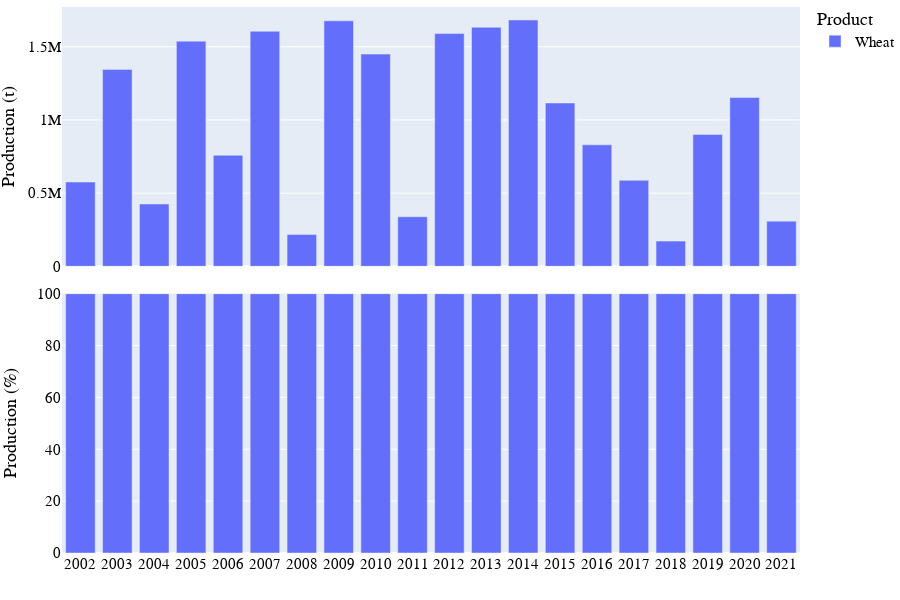
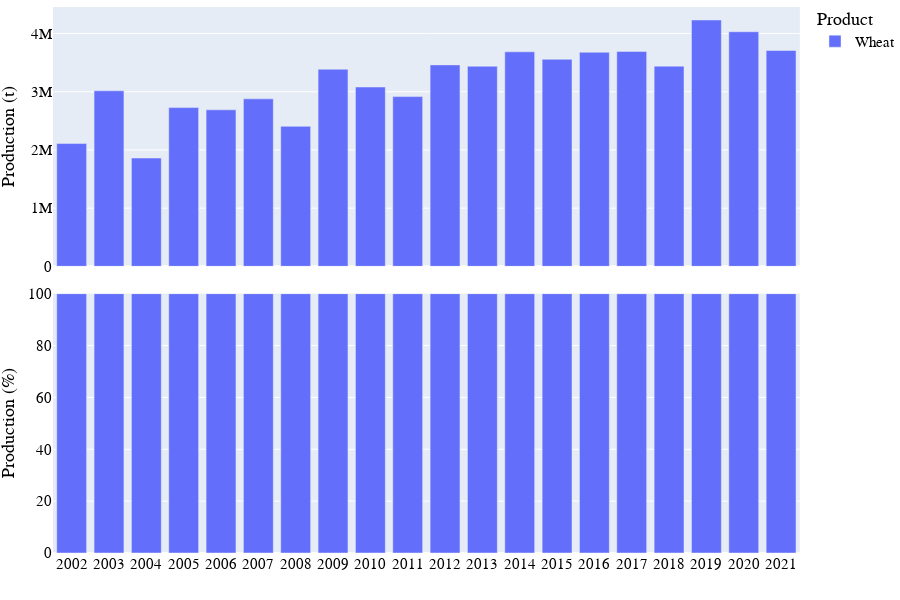

Notebook source saved alongside these figures, in order:
### Markdown cell above
## Visualization of production data

### Code cell
# Bar chart of national grain production
country_iso, country_name = 'AF', 'Afghanistan'
df = pd.read_hdf('../data/crop/adm_crop_production_%s.hdf' % country_iso)
df = df[df['gscd_code']=='calibrated']; df['year'] = df['harvest_year']
year = [df['year'].min(), df['year'].max()]
product_order = ['Wheat']
for season_name in ['Spring','Winter']:
    footnote = 'National grain production in %s - %s' % (country_name, season_name)
    fn_save = '../figures/%s_bar_natgrainprod_%s.png' % (country_iso, season_name)
    sub = df[df['season_name'] == season_name]
    fig = PlotBarProduction(sub, year, product_order, footnote, fn_save)
    fig.show()

### Figure 1 — Plotly figure (JSON) as saved in the notebook; plotly's stock layout.template omitted (floating-point values rounded to 4 significant figures)
{"data": [{"alignmentgroup": "True", "hovertemplate": "product=Wheat<br>season_name=Spring<br>type=orig_unit<br>year=%{x}<br>value=%{y}<extra></extra>", "legendgroup": "Wheat", "marker": {"color": "#636efa", "pattern": {"shape": ""}}, "name": "Wheat", "offsetgroup": "Wheat", "orientation": "v", "showlegend": true, "textposition": "auto", "type": "bar", "x": [2002, 2003, 2004, 2005, 2006, 2007, 2008, 2009, 2010, 2011, 2012, 2013, 2014, 2015, 2016, 2017, 2018, 2019, 2020, 2021], "xaxis": "x2", "y": [576000, 1345500, 426000, 1538000, 759000, 1606000, 217000, 1677000, 1450000, 339000, 1590000, 1633000, 1683000, 1115810, 830310, 587600.0, 172449, 901439, 1153000.0, 308700], "yaxis": "y2"}, {"alignmentgroup": "True", "hovertemplate": "product=Wheat<br>season_name=Spring<br>type=percent<br>year=%{x}<br>value=%{y}<extra></extra>", "legendgroup": "Wheat", "marker": {"color": "#636efa", "pattern": {"shape": ""}}, "name": "Wheat", "offsetgroup": "Wheat", "orientation": "v", "showlegend": false, "textposition": "auto", "type": "bar", "x": [2002, 2003, 2004, 2005, 2006, 2007, 2008, 2009, 2010, 2011, 2012, 2013, 2014, 2015, 2016, 2017, 2018, 2019, 2020, 2021], "xaxis": "x", "y": [100, 100, 100, 100, 100, 100, 100, 100, 100, 100, 100, 100, 100, 100, 100, 100, 100, 100, 100, 100], "yaxis": "y"}], "layout": {"annotations": [{"showarrow": false, "text": "", "textangle": 90, "x": 0.98, "xanchor": "left", "xref": "paper", "y": 0.2375, "yanchor": "middle", "yref": "paper"}, {"showarrow": false, "text": "", "textangle": 90, "x": 0.98, "xanchor": "left", "xref": "paper", "y": 0.7625, "yanchor": "middle", "yref": "paper"}, {"align": "left", "font": {"color": "dimgrey", "family": "arial", "size": 15}, "showarrow": false, "text": "National grain production in Afghanistan - Spring", "x": 0, "xref": "paper", "y": -0.13, "yref": "paper"}], "barmode": "relative", "font": {"color": "black", "family": "arial", "size": 15}, "height": 600, "legend": {"title": {"text": "Product"}, "tracegroupgap": 0, "x": 1, "y": 1.01}, "margin": {"b": 0, "l": 0, "r": 0, "t": 0}, "width": 900, "xaxis": {"anchor": "y", "domain": [0, 0.98], "dtick": 1, "range": [2002.0, 2022.0], "title": {"text": ""}}, "xaxis2": {"anchor": "y2", "domain": [0, 0.98], "matches": "x", "showticklabels": false}, "yaxis": {"anchor": "x", "domain": [0, 0.475], "range": [0, 100], "title": {"text": "Production (%)"}}, "yaxis2": {"anchor": "x2", "domain": [0.525, 1], "title": {"text": "Production (t)"}}}}

### Figure 2 — Plotly figure (JSON) as saved in the notebook; plotly's stock layout.template omitted (floating-point values rounded to 4 significant figures)
{"data": [{"alignmentgroup": "True", "hovertemplate": "product=Wheat<br>season_name=Winter<br>type=orig_unit<br>year=%{x}<br>value=%{y}<extra></extra>", "legendgroup": "Wheat", "marker": {"color": "#636efa", "pattern": {"shape": ""}}, "name": "Wheat", "offsetgroup": "Wheat", "orientation": "v", "showlegend": true, "textposition": "auto", "type": "bar", "x": [2002, 2003, 2004, 2005, 2006, 2007, 2008, 2009, 2010, 2011, 2012, 2013, 2014, 2015, 2016, 2017, 2018, 2019, 2020, 2021], "xaxis": "x2", "y": [2110000, 3017000, 1861000, 2728000, 2690000, 2878000, 2406000, 3387000, 3082000, 2917000, 3462000, 3439000, 3687000, 3557590, 3678800, 3693000.0, 3440369, 4233861, 4031000.0, 3709100], "yaxis": "y2"}, {"alignmentgroup": "True", "hovertemplate": "product=Wheat<br>season_name=Winter<br>type=percent<br>year=%{x}<br>value=%{y}<extra></extra>", "legendgroup": "Wheat", "marker": {"color": "#636efa", "pattern": {"shape": ""}}, "name": "Wheat", "offsetgroup": "Wheat", "orientation": "v", "showlegend": false, "textposition": "auto", "type": "bar", "x": [2002, 2003, 2004, 2005, 2006, 2007, 2008, 2009, 2010, 2011, 2012, 2013, 2014, 2015, 2016, 2017, 2018, 2019, 2020, 2021], "xaxis": "x", "y": [100, 100, 100, 100, 100, 100, 100, 100, 100, 100, 100, 100, 100, 100, 100, 100, 100, 100, 100, 100], "yaxis": "y"}], "layout": {"annotations": [{"showarrow": false, "text": "", "textangle": 90, "x": 0.98, "xanchor": "left", "xref": "paper", "y": 0.2375, "yanchor": "middle", "yref": "paper"}, {"showarrow": false, "text": "", "textangle": 90, "x": 0.98, "xanchor": "left", "xref": "paper", "y": 0.7625, "yanchor": "middle", "yref": "paper"}, {"align": "left", "font": {"color": "dimgrey", "family": "arial", "size": 15}, "showarrow": false, "text": "National grain production in Afghanistan - Winter", "x": 0, "xref": "paper", "y": -0.13, "yref": "paper"}], "barmode": "relative", "font": {"color": "black", "family": "arial", "size": 15}, "height": 600, "legend": {"title": {"text": "Product"}, "tracegroupgap": 0, "x": 1, "y": 1.01}, "margin": {"b": 0, "l": 0, "r": 0, "t": 0}, "width": 900, "xaxis": {"anchor": "y", "domain": [0, 0.98], "dtick": 1, "range": [2002.0, 2022.0], "title": {"text": ""}}, "xaxis2": {"anchor": "y2", "domain": [0, 0.98], "matches": "x", "showticklabels": false}, "yaxis": {"anchor": "x", "domain": [0, 0.475], "range": [0, 100], "title": {"text": "Production (%)"}}, "yaxis2": {"anchor": "x2", "domain": [0.525, 1], "title": {"text": "Production (t)"}}}}
